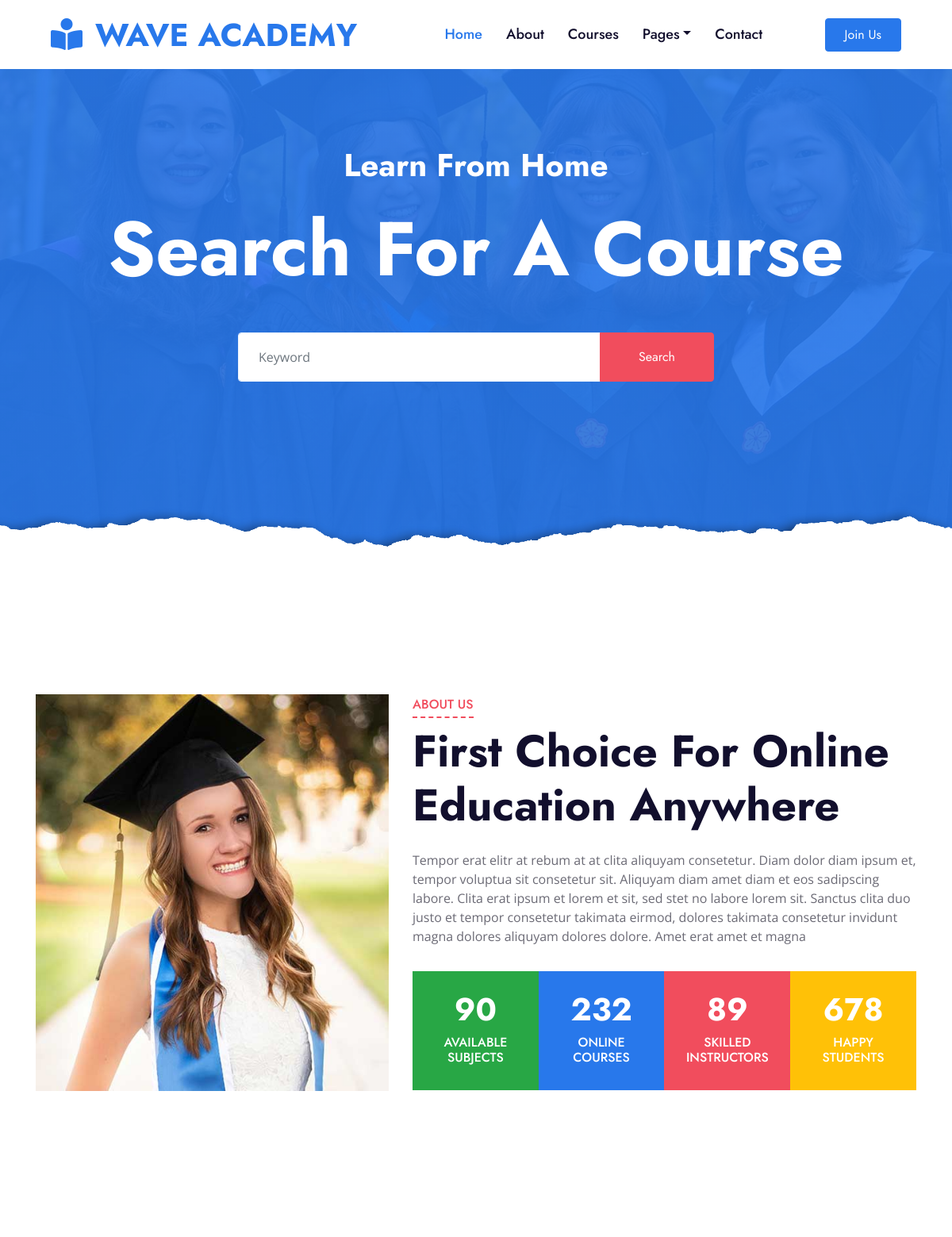
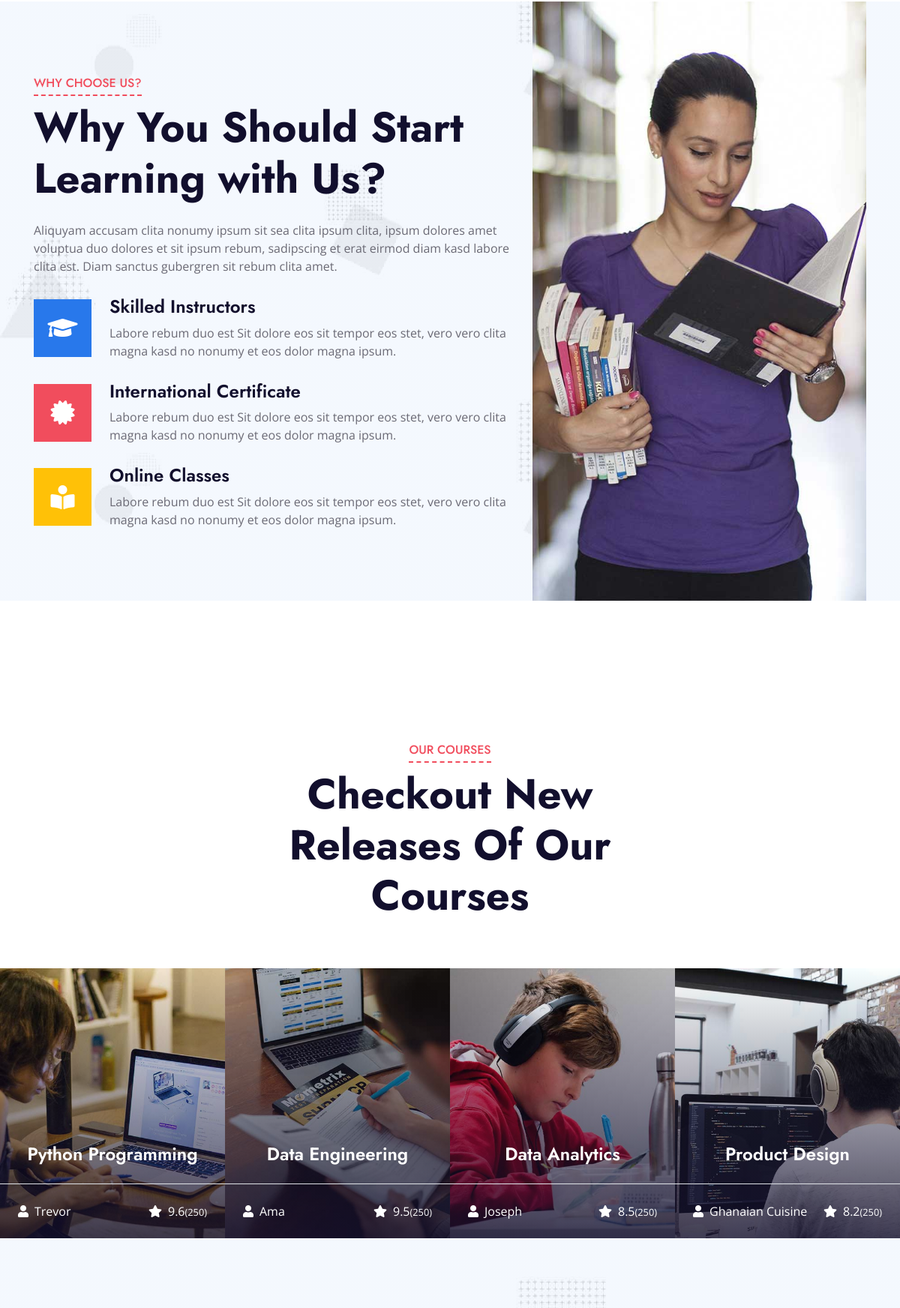
The page / (upper part) on the database its author committed (2 pictures, top to bottom).
### core/models.py (models this page shows, shortened)
class AboutContent(models.Model):
    image = models.ImageField(upload_to='about_images/')
    title = models.CharField(max_length=1000)
    description = models.TextField()
    Available_subject = models.CharField(max_length=1000)
    numOfSubject = models.IntegerField()
    Courses_Available = models.CharField(max_length=1000)
    numOfCourses = models.IntegerField()
    skilled_instructors = models.CharField(max_length=1000)
    numOfInstructors = models.IntegerField()
    Happy_Students = models.CharField(max_length=1000)
    numOfStudents = models.IntegerField()

class FeatureContent(models.Model):
    title = models.CharField(max_length=400)
    description = models.TextField()
    Skilled_Instructors = models.CharField(max_length=400)
    SkilledDescription = models.TextField()
    International_Certificate = models.CharField(max_length=600)
    InternationalDescription = models.TextField()
    Online_Classes = models.CharField(max_length=600)
    OnlineDescription = models.TextField()
    image = models.ImageField(upload_to='feature_images/')

class ReleaseCoure(models.Model):
    image = models.ImageField(upload_to='course/')
    name = models.CharField(max_length=500)
    instructor = models.ForeignKey('Instructors', on_delete=models.CASCADE)
    description = models.TextField()
    description2 = models.TextField()
    rating = models.FloatField()
    lectures = models.CharField(max_length=100)
    duration = models.CharField(max_length=100)
    skill_level = models.CharField(max_length=200)
    language = models.CharField(max_length=250)
    course_price = models.CharField(max_length=100)
    def __str__(self):
        return self.name

class Instructors(models.Model):
    image = models.ImageField(upload_to='instructors')
    name = models.CharField(max_length=300)
    course = models.CharField(max_length=700)
    x = models.CharField(max_length=500)
    facebook = models.CharField(max_length=500)
    linkedin = models.CharField(max_length=500)
    instagram = models.CharField(max_length=500)
    youtube = models.CharField(max_length=500)
    def __str__(self):
        return self.name

### core/views.py (the view, shortened to what this page needs)
# urls.py: path('', views.index, name='index'),
def index(request):
    course_form = CourseRegistrationForm()
    contact_form = ContactForm()
    aboutcontent = AboutContent.objects.first()
    festurecontent = FeatureContent.objects.first()
    intructor = Instructors.objects.all()
    course = ReleaseCoure.objects.all()
    testslider = testimonialSlider.objects.all()
    testimonial = Testimonial.objects.first()
    location = OurLocation.objects.first()
    context = {
        'aboutcontent': aboutcontent,
        'festurecontent': festurecontent,
        'intructor': intructor,
        'course': course,
        'course_form': course_form,
        'contact_form': contact_form,
        'testimonial': testimonial,
        'location': location,
        'testslider': testslider,
    }
    return render(request, 'index.html', context)

### core/forms.py (shortened to what this page needs)
class CourseRegistrationForm(forms.Form):
  name = forms.CharField(required=True)
  email = forms.EmailField(required=True)
  course = forms.ModelChoiceField(queryset=None, empty_label="Select A Course", required=True)
  def __init__(self, *args, **kwargs):
    super(CourseRegistrationForm, self).__init__(*args, **kwargs)
    courses = ReleaseCoure.objects.all()
    self.fields['course'].queryset = courses

class ContactForm(forms.Form):
  name = forms.CharField(max_length=200)
  email = forms.EmailField(max_length=1000)
  subject = forms.CharField(max_length=100)
  message = forms.CharField(widget=forms.Textarea)

### core/templates/index.html (shortened to what this page needs)
{% extends 'base.html' %}
{% load static %}
{% block content %}
    <div class="jumbotron jumbotron-fluid position-relative overlay-bottom" style="margin-bottom: 90px;">
        <div class="container text-center my-5 py-5">
            <h1 class="text-white mt-4 mb-4">Learn From Home</h1>
            <h1 class="text-white display-1 mb-5">Search For A Course</h1>
            <div class="mx-auto mb-5" style="width: 100%; max-width: 600px;">
                <form method="get" action="{% url 'search' %}">
                    <div class="input-group">
                        <input type="text" name="query" class="form-control border-light" style="padding: 30px 25px;" placeholder="Keyword">
                        <div class="input-group-append">
                            <button class="btn btn-secondary px-4 px-lg-5" type="submit">Search</button>
                        </div>
                    </div>
                </form>
            </div>
        </div>
    </div>
    <div class="container-fluid py-5">
        <div class="container py-5">
            <div class="row">
                <div class="col-lg-5 mb-5 mb-lg-0" style="min-height: 500px;">
                    <div class="position-relative h-100">
                        <img class="position-absolute w-100 h-100" src="{{ aboutcontent.image.url}}" style="object-fit: cover;">
                    </div>
                </div>
                <div class="col-lg-7">
                    <div class="section-title position-relative mb-4">
                        <h6 class="d-inline-block position-relative text-secondary text-uppercase pb-2">About Us</h6>
                        <h1 class="display-4">{{ aboutcontent.title}}</h1>
                    </div>
                    <p>{{ aboutcontent.description }}</p>
                    <div class="row pt-3 mx-0">
                        <div class="col-3 px-0">
                            <div class="bg-success text-center p-4">
                                <h1 class="text-white" data-toggle="counter-up">{{ aboutcontent.numOfSubject}}</h1>
                                <h6 class="text-uppercase text-white"><span class="d-block">{{ aboutcontent.Available_subject}}</span></h6>
                            </div>
                        </div>
                        <div class="col-3 px-0">
                            <div class="bg-primary text-center p-4">
                                <h1 class="text-white" data-toggle="counter-up">{{ aboutcontent.numOfCourses}}</h1>
                                <h6 class="text-uppercase text-white"><span class="d-block">{{ aboutcontent.Courses_Available}}</span></h6>
                            </div>
                        </div>
                        <div class="col-3 px-0">
                            <div class="bg-secondary text-center p-4">
                                <h1 class="text-white" data-toggle="counter-up">{{ aboutcontent.numOfInstructors}}</h1>
                                <h6 class="text-uppercase text-white"><span class="d-block">{{ aboutcontent.skilled_instructors}}</span></h6>
                            </div>
                        </div>
                        <div class="col-3 px-0">
                            <div class="bg-warning text-center p-4">
                                <h1 class="text-white" data-toggle="counter-up">{{ aboutcontent.numOfStudents}}</h1>
                                <h6 class="text-uppercase text-white"><span class="d-block">{{ aboutcontent.Happy_Students}}</span></h6>
                            </div>
                        </div>
                    </div>
                </div>
            </div>
        </div>
    </div>
    <div class="container-fluid bg-image" style="margin: 90px 0;">
        <div class="container">
            <div class="row">
                <div class="col-lg-7 my-5 pt-5 pb-lg-5">
                    <div class="section-title position-relative mb-4">
                        <h6 class="d-inline-block position-relative text-secondary text-uppercase pb-2">Why Choose Us?</h6>
                        <h1 class="display-4">{{ festurecontent.title }}</h1>
                    </div>
                    <p class="mb-4 pb-2">{{ festurecontent.description}}</p>
                    <div class="d-flex mb-3">
                        <div class="btn-icon bg-primary mr-4">
                            <i class="fa fa-2x fa-graduation-cap text-white"></i>
                        </div>
                        <div class="mt-n1">
                            <h4>{{ festurecontent.Skilled_Instructors}}</h4>
                            <p>{{ festurecontent.SkilledDescription}}</p>
                        </div>
                    </div>
                    <div class="d-flex mb-3">
                        <div class="btn-icon bg-secondary mr-4">
                            <i class="fa fa-2x fa-certificate text-white"></i>
                        </div>
                        <div class="mt-n1">
                            <h4>{{ festurecontent.International_Certificate}}</h4>
                            <p>{{ festurecontent.InternationalDescription}}</p>
                        </div>
                    </div>
                    <div class="d-flex">
                        <div class="btn-icon bg-warning mr-4">
                            <i class="fa fa-2x fa-book-reader text-white"></i>
                        </div>
                        <div class="mt-n1">
                            <h4>{{ festurecontent.Online_Classes}}</h4>
                            <p class="m-0">{{ festurecontent.OnlineDescription}}</p>
                        </div>
                    </div>
                </div>
                <div class="col-lg-5" style="min-height: 500px;">
                    <div class="position-relative h-100">
                        <img class="position-absolute w-100 h-100" src="{{ festurecontent.image.url}}" style="object-fit: cover;">
                    </div>
                </div>
            </div>
        </div>
    </div>
    <div class="container-fluid px-0 py-5">
        <div class="row mx-0 justify-content-center pt-5">
            <div class="col-lg-6">
                <div class="section-title text-center position-relative mb-4">
                    <h6 class="d-inline-block position-relative text-secondary text-uppercase pb-2">Our Courses</h6>
                    <h1 class="display-4">Checkout New Releases Of Our Courses</h1>
                </div>
            </div>
        </div>
        <div class="owl-carousel courses-carousel">
            {% for i in course %}
            <div class="courses-item position-relative">
                <img class="img-fluid" src="{{ i.image.url }}" alt="">
                <div class="courses-text">
                    <h4 class="text-center text-white px-3">{{ i.name }}</h4>
                    <div class="border-top w-100 mt-3">
                        <div class="d-flex justify-content-between p-4">
                            <span class="text-white"><i class="fa fa-user mr-2"></i>{{ i.instructor }}</span>
                            <span class="text-white"><i class="fa fa-star mr-2"></i>{{ i.rating }}<small>(250)</small></span>
                        </div>
                    </div>
                </div>
            </div>
            {% endfor %}
        </div>
        <div class="row justify-content-center bg-image mx-0 mb-5">
            <div class="col-lg-6 py-5">
            </div>
        </div>
    </div>
{% endblock %}

### rows shown on the page
AboutContent: image (picture), title "First Choice For Online Education Anywhere", description "Tempor erat elitr at rebum at at clita aliquyam consetetur. Diam dolor diam ipsum et, tempor voluptua sit consetetur sit. Aliquyam diam amet diam et eos sadipscing labore. Clita erat ipsum et lorem et sit, sed stet no labore lorem sit. Sanctus clita duo justo et tempor consetetur takimata eirmod, dolores takimata consetetur invidunt magna dolores aliquyam dolores dolore. Amet erat amet et magna", numOfSubject "90", Available_subject "AVAILABLE SUBJECTS", numOfCourses "232", Courses_Available "ONLINE COURSES", numOfInstructors "89", skilled_instructors "SKILLED INSTRUCTORS", numOfStudents "678", Happy_Students "HAPPY STUDENTS"
FeatureContent: title "Why You Should Start Learning with Us?", description "Aliquyam accusam clita nonumy ipsum sit sea clita ipsum clita, ipsum dolores amet voluptua duo dolores et sit ipsum rebum, sadipscing et erat eirmod diam kasd labore clita est. Diam sanctus gubergren sit rebum clita amet.", Skilled_Instructors "Skilled Instructors", SkilledDescription "Labore rebum duo est Sit dolore eos sit tempor eos stet, vero vero clita magna kasd no nonumy et eos dolor magna ipsum.", International_Certificate "International Certificate", InternationalDescription "Labore rebum duo est Sit dolore eos sit tempor eos stet, vero vero clita magna kasd no nonumy et eos dolor magna ipsum.", Online_Classes "Online Classes", OnlineDescription "Labore rebum duo est Sit dolore eos sit tempor eos stet, vero vero clita magna kasd no nonumy et eos dolor magna ipsum.", image (picture)
ReleaseCoure: image (picture), name "Python Programming", instructor "Trevor", rating "9.6"
ReleaseCoure: image (picture), name "Data Engineering", instructor "Ama", rating "9.5"
ReleaseCoure: image (picture), name "Data Analytics", instructor "Joseph", rating "8.5"
ReleaseCoure: image (picture), name "Product Design", instructor "Ghanaian Cuisine", rating "8.2"
